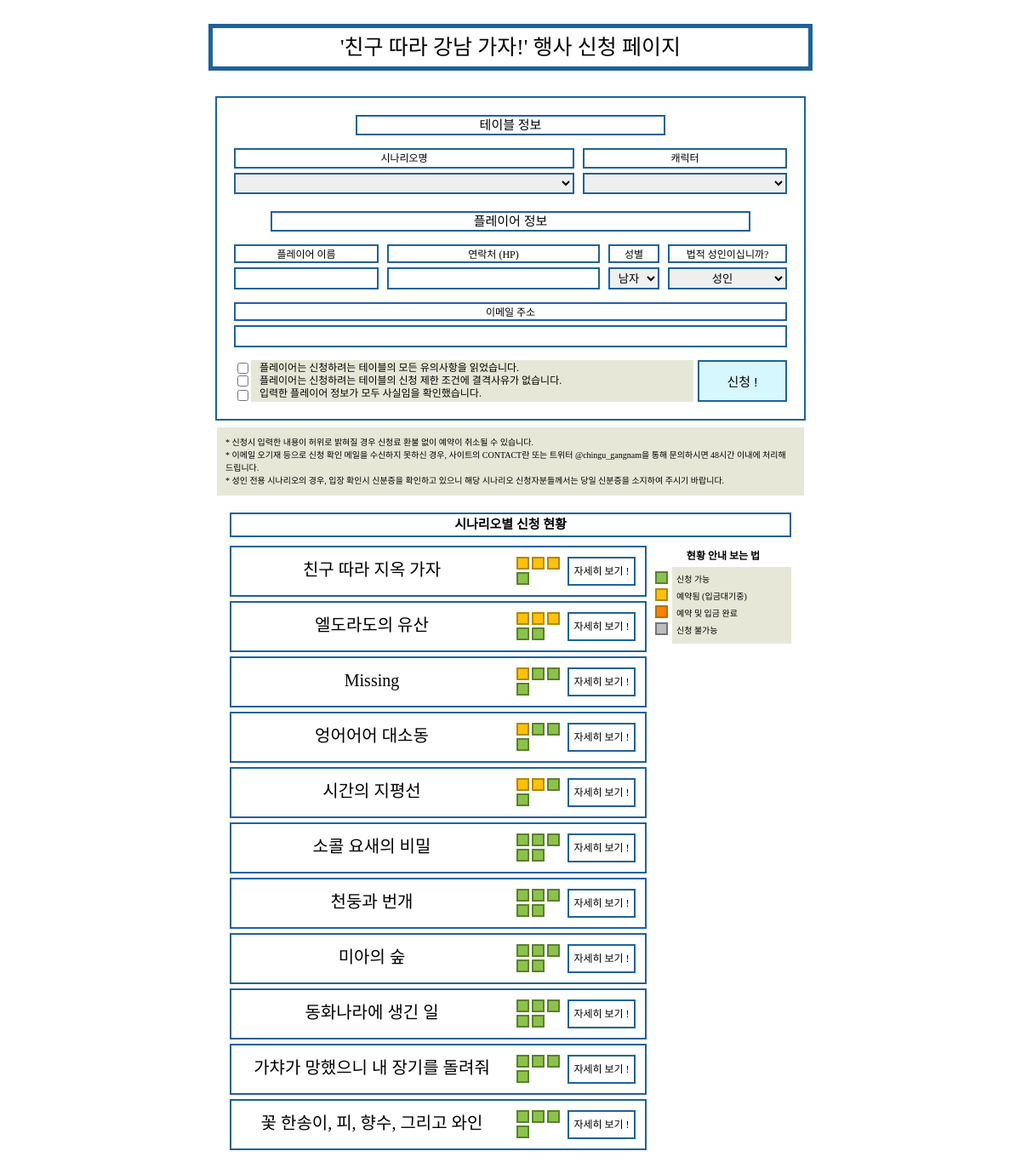
Before: / with the older database file.
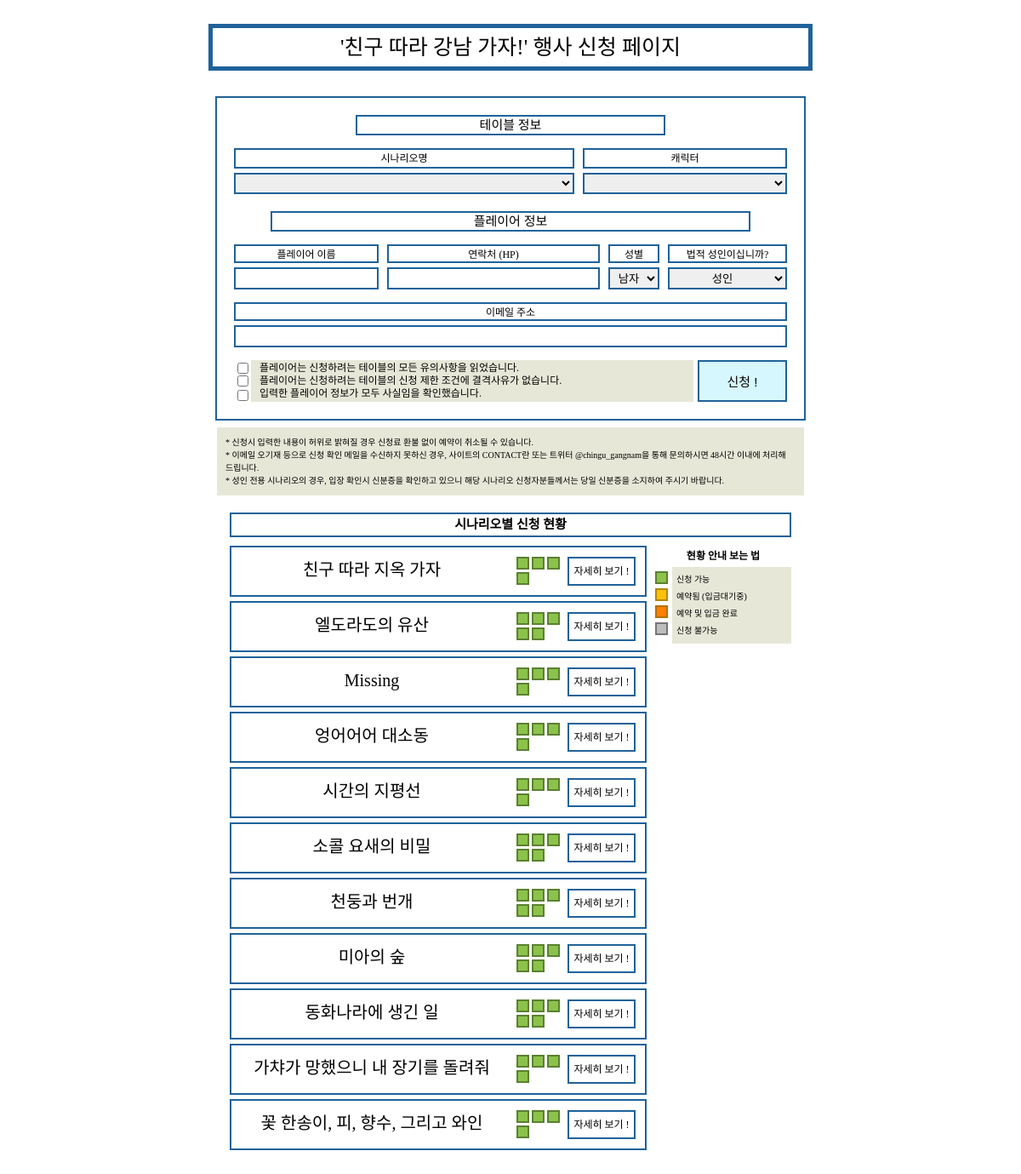
After: the same page with the newer database file.
### mysite/apps/scenario/models.py (models this page shows, shortened)
class Scenario(models.Model):
    INACTIVE, ACTIVE = False, True
    SCENARIO_STATUS = (
        (INACTIVE, _('Inactive')),
        (ACTIVE, _('Active'))
    )
    FREE, MALE_ONLY, FEMALE_ONLY = None, True, False
    GENDER_CHOICES = (
        (FREE, _('Free')),
        (MALE_ONLY, _('Male Only')),
        (FEMALE_ONLY, _('Female Only'))
    )
    YES, NO = True, False
    ADULT_CHOICES = (
        (YES, _('Adult Only')),
        (NO, _('Free'))
    )
    name = models.CharField(
        _("Scenario Name"),
        max_length=128
    )
    adult_only = models.BooleanField(
        _("Adult Only"),
        choices=ADULT_CHOICES,
        default=NO
    )
    gender_only = models.NullBooleanField(
        _("Gender Only"),
        default=None,
        choices=GENDER_CHOICES
    )
    is_active = models.BooleanField(
        _("Is Active"),
        choices=SCENARIO_STATUS,
        default=ACTIVE
    )
    reg_date = models.DateTimeField(
        _("Reg Date"),
        auto_now_add=True
    )
    modify_date = models.DateTimeField(
        _("Modify Date"),
        auto_now=True
    )
    def __str__(self):
        return self.name
    class Meta:
        verbose_name = _('Scenario')
        verbose_name_plural = _("Scenarios")

### mysite/apps/character/models.py (models this page shows, shortened)
class Character(models.Model):
    EMPTY, BOOKED, PAID = range(0, 3)
    CHARACTER_STATUS = (
        (EMPTY, _('Empty')),
        (BOOKED, _('Booked')),
        (PAID, _('Paid'))
    )
    name = models.CharField(
        _("Character_Name"),
        max_length=128
    )
    scenario = models.ForeignKey(
        'scenario.Scenario',
        related_name='character',
        verbose_name=_('Scenario'),
        on_delete=models.CASCADE
    )
    player = models.ForeignKey(
        'player.Player',
        related_name='character',
        verbose_name=_('Player'),
        blank=True,
        null=True,
        on_delete=models.SET_NULL
    )
    status = models.PositiveSmallIntegerField(
        _("Status of booking"),
        choices=CHARACTER_STATUS,
        default=EMPTY
    )
    class Meta:
        ordering = ('scenario',)
        verbose_name = _('Character')
        verbose_name_plural = _("Characters")

### mysite/apps/player/views.py (the view, shortened to what this page needs)
# urls.py: url(r'^$', PlayerRegist.as_view(), name="regist"),
class PlayerRegist(TemplateView):
    template_name = "player/player_regist.html"
    def get(self, request, *args, **kwargs):
        context = self.get_context_data(**kwargs)
        context['scenarios'] = Scenario.objects.filter(is_active=True)
        context['form'] = RegistForm()
        context['success'] = 'GET'
        return self.render_to_response(context)

### mysite/apps/player/forms.py
class RegistForm(forms.Form):
    scenario = forms.ModelChoiceField(
        queryset=Scenario.objects.filter(is_active=Scenario.ACTIVE),
        empty_label="",
    )
    character = forms.ModelChoiceField(
        queryset=Character.objects.all(),
        empty_label="",
    )
    player_name = forms.CharField(max_length=64)
    player_phone_number = forms.CharField(max_length=16)
    player_gender = forms.ChoiceField(choices=Player.GENDER_CHOICES)
    player_adult = forms.ChoiceField(choices=Player.ADULT_CHOICES)
    player_email = forms.EmailField(max_length=64)
    agree_read_all = forms.BooleanField()
    agree_no_problem = forms.BooleanField()
    agree_face = forms.BooleanField()

### mysite/templates/player/player_regist.html (shortened to what this page needs)
<!DOCTYPE html>
<html lang="en">
<head>
    {% load static %}
    <link rel="stylesheet" href="{% static "css/player_regist.css" %}">
</head>
<body>
    <div class="container body">
        <div class="header_container">
            <div class="header_title">'친구 따라 강남 가자!' 행사 신청 페이지</div>
        </div>
        <div class="body_container">
            <form class="regist_form" id="regist_form" method="post" action="{% url "regist" %}">
                <div class="table_container">
                    <div class="table_title">테이블 정보</div>
                    <div class="table_detail">
                        <div class="table_scenario">
                            <label for="scenario" class="table_scenario_title">시나리오명</label>
                            {{ form.scenario }}
                        </div>
                        <div class="table_character">
                            <label for="character" class="table_character_title">캐릭터</label>
                            <select id="id_character" name="character" required>
                            </select>
                        </div>
                    </div>
                </div>
                <div class="player_container">
                    <div class="player_title">플레이어 정보</div>
                    <div class="player_detail">
                        <div class="player_detail_basic">
                            <div class="player_detail_name">
                                <label for="player_name" class="player_name_title">플레이어 이름</label>
                                {{ form.player_name }}
                            </div>
                            <div class="player_detail_phone_number">
                                <label for="player_phone_number" class="player_phone_number_title">연락처 (HP)</label>
                                {{ form.player_phone_number }}
                            </div>
                            <div class="player_detail_gender">
                                <label for="player_gender" class="player_gender_title">성별</label>
                                {{ form.player_gender }}
                            </div>
                            <div class="player_detail_adult">
                                <label for="player_adult" class="player_adult_title">법적 성인이십니까?</label>
                                {{ form.player_adult }}
                            </div>
                        </div>
                        <div class="player_detail_email">
                            <label for="player_email" class="player_email">이메일 주소</label>
                            {{ form.player_email }}
                        </div>
                        <div class="player_detail_check">
                            <div class="player_agree">
                                <div class="player_agree_checkboxes">
                                    {{ form.agree_read_all }}
                                    {{ form.agree_no_problem }}
                                    {{ form.agree_face }}
                                </div>
                                <div class="player_agree_lables">
                                    <label for="agree_read_all">플레이어는 신청하려는 테이블의 모든 유의사항을 읽었습니다.</label>
                                    <label for="agree_no_problem">플레이어는 신청하려는 테이블의 신청 제한 조건에 결격사유가 없습니다.</label>
                                    <label for="agree_fact">입력한 플레이어 정보가 모두 사실임을 확인했습니다.</label>
                                </div>
                            </div>
                            <input type="submit" class="player_submit" id="player_submit" value="신청 !">
                        </div>
                    </div>
                </div>
            </form>
            <div class="player_warning">
                * 신청시 입력한 내용이 허위로 밝혀질 경우 신청료 환불 없이 예약이 취소될 수 있습니다.<br>
                * 이메일 오기재 등으로 신청 확인 메일을 수신하지 못하신 경우, 사이트의 CONTACT란 또는 트위터 @chingu_gangnam을 통해 문의하시면 48시간 이내에 처리해 드립니다.<br>
                * 성인 전용 시나리오의 경우, 입장 확인시 신분증을 확인하고 있으니 해당 시나리오 신청자분들께서는 당일 신분증을 소지하여 주시기 바랍니다.
            </div>
        </div>
        <div class="footer_container">
            <div class="footer_title">시나리오별 신청 현황</div>
            <div class="footer_scenario_container">
            {% for scenario in scenarios %}
                <div class="footer_scenario">
                    <div class="footer_scenario_title">{{ scenario.name }}</div>
                    <div class="footer_scenario_booked">
                    {% for character in scenario.character.all %}
                        <div class="scenario_character_status"
                        {% if character.status == 0 %}
                            style="background-color: #8bc34a; border-color: #5b8031;"
                        {% elif character.status == 1 %}
                            style="background-color: #ffc107; border-color: #b38805;"
                        {% elif character.status == 2 %}
                            style="background-color: #ff8000; border-color: #b37100;"
                        {% else %}
                            style="background-color: #bdbdbd; border-color: #757575;"
                        {% endif %}
                        ></div>
                    {% endfor %}
                    </div>
                    <div class="footer_scenario_detail">
                        자세히 보기 !
                    </div>
                </div>
            {% endfor %}
            </div>
            <div class="footer_status_explain">
                <div class="explain_title">현황 안내 보는 법</div>
                <div class="explain_body">
                    <div class="explain_color">
                        <div class="color_box" style="background-color: #8bc34a; border-color: #5b8031"></div>
                        <div class="color_box" style="background-color: #ffc107; border-color: #b38805"></div>
                        <div class="color_box" style="background-color: #ff8000; border-color: #b37100"></div>
                        <div class="color_box" style="background-color: #bdbdbd; border-color: #757575"></div>
                    </div>
                    <div class="explain_text">
                        <div class="color_text">신청 가능</div>
                        <div class="color_text">예약됨 (입금대기중)</div>
                        <div class="color_text">예약 및 입금 완료</div>
                        <div class="color_text">신청 불가능</div>
                    </div>
                </div>
            </div>
        </div>
    </div>
</body>
</html>

Changed rows visible on the page:
changed Character (number 1 of 49 on the later page): status 1 → 0 (drawn)
changed Character (number 2 of 49 on the later page): status 1 → 0 (drawn)
changed Character (number 3 of 49 on the later page): status 1 → 0 (drawn)
changed Character (number 5 of 49 on the later page): status 1 → 0 (drawn)
changed Character (number 6 of 49 on the later page): status 1 → 0 (drawn)
changed Character (number 7 of 49 on the later page): status 1 → 0 (drawn)
changed Character (number 10 of 49 on the later page): status 1 → 0 (drawn)
changed Character (number 14 of 49 on the later page): status 1 → 0 (drawn)
changed Character (number 18 of 49 on the later page): status 1 → 0 (drawn)
changed Character (number 19 of 49 on the later page): status 1 → 0 (drawn)
